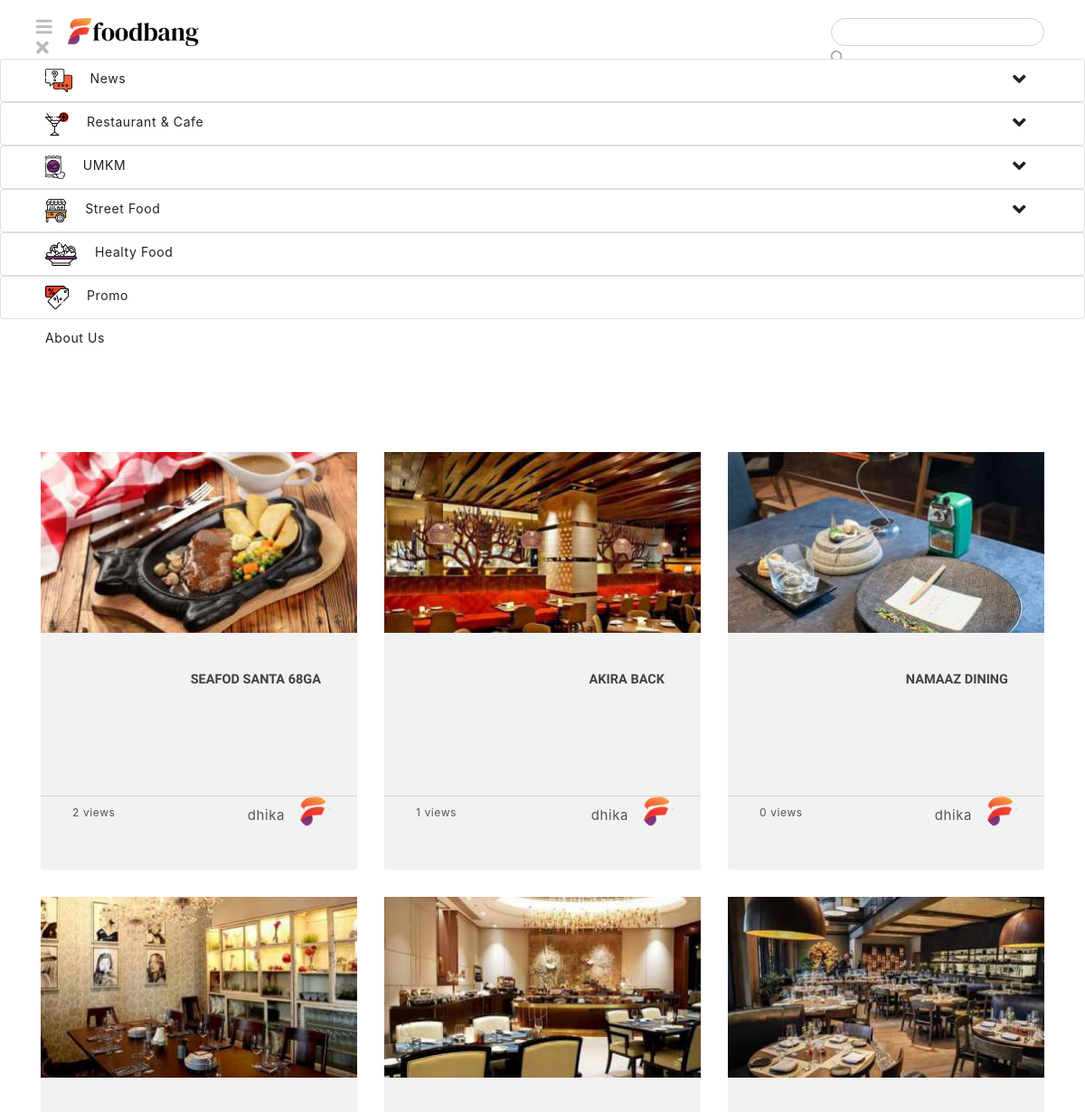
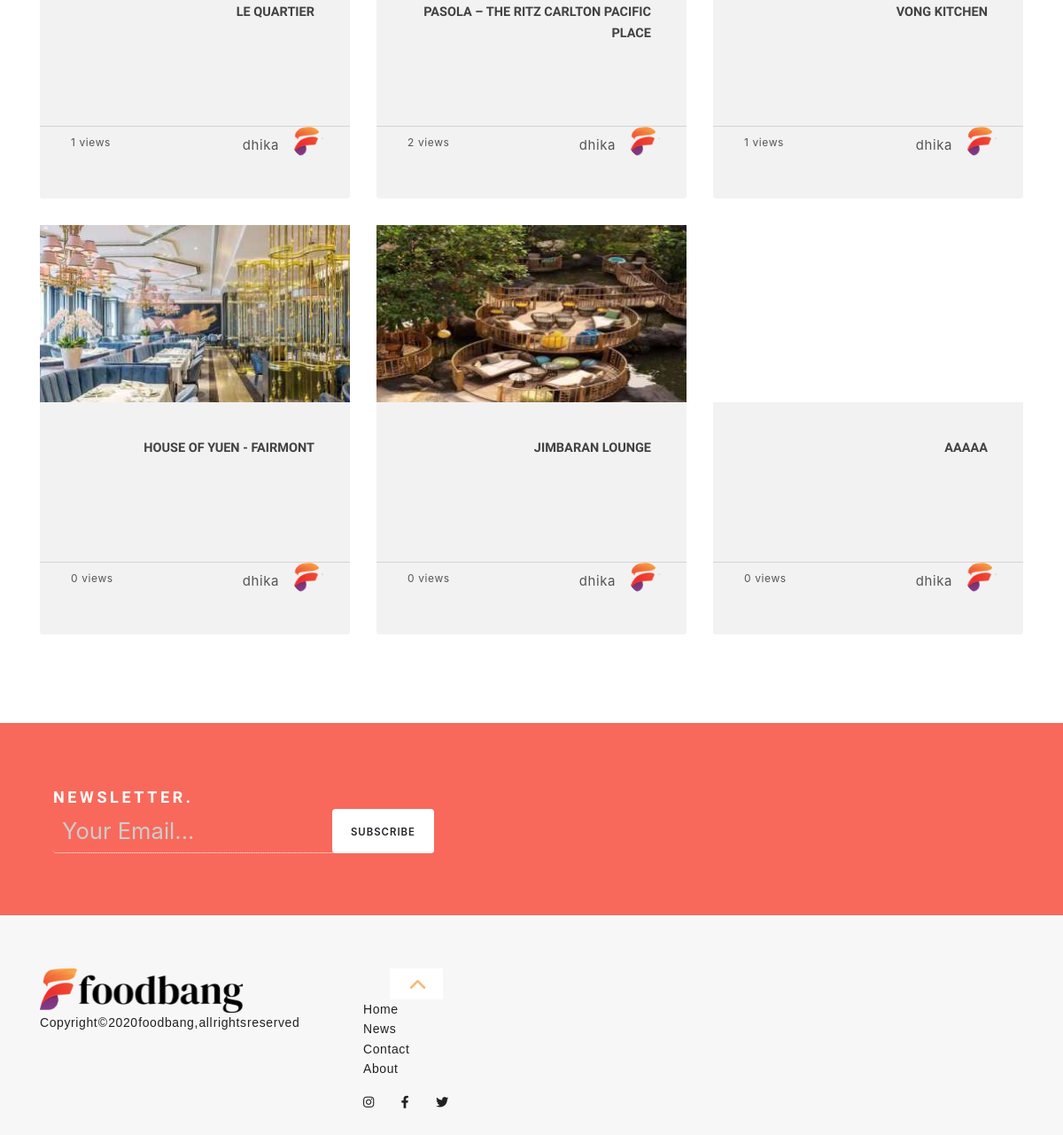
Screenshot of /category/restaurant with the database file from the repository (2 pictures, top to bottom).
### tables this page shows
CREATE TABLE `tbl_post` (
  `post_id` int(11) NOT NULL,
  `post_title` varchar(250) DEFAULT NULL,
  `post_description` text DEFAULT NULL,
  `post_description_title` varchar(255) NOT NULL,
  `post_contents` longtext DEFAULT NULL,
  `post_image` varchar(255) DEFAULT NULL,
  `post_image_desc` varchar(255) NOT NULL,
  `post_date` timestamp NULL DEFAULT current_timestamp(),
  `post_last_update` datetime DEFAULT NULL,
  `post_type_id` int(11) NOT NULL,
  `post_category_id` int(11) DEFAULT NULL,
  `post_subcategory_id` int(11) NOT NULL,
  `post_tags` varchar(225) DEFAULT NULL,
  `post_slug` varchar(250) DEFAULT NULL,
  `post_feature_article` int(11) NOT NULL,
  `post_city_id` int(11) NOT NULL,
  `post_location_id` int(11) NOT NULL,
  `post_halal_id` int(11) NOT NULL,
  `post_additional_id` int(11) NOT NULL,
  `post_status` int(11) DEFAULT NULL COMMENT '1=Publish, 0=Unpublish',
  `post_views` int(11) DEFAULT 0,
  `post_user_id` int(11) DEFAULT NULL,
  `post_detail_id` varchar(255) NOT NULL,
  `email_news_update` int(11) DEFAULT NULL
);

CREATE TABLE `tbl_user` (
  `user_id` int(11) NOT NULL,
  `user_name` varchar(100) DEFAULT NULL,
  `user_email` varchar(60) DEFAULT NULL,
  `user_password` varchar(40) DEFAULT NULL,
  `user_level` varchar(10) DEFAULT NULL,
  `user_status` varchar(10) DEFAULT '1',
  `user_photo` varchar(40) DEFAULT NULL
);

### application/controllers/Category.php (called while the page is built, shortened)
<?php
class Category extends CI_Controller{
	function __construct(){
		$this->load->model('Category_model','category_model');
		$this->load->model('Visitor_model','visitor_model');
		$this->load->model('Blog_model','blog_model');
		$this->load->model('Site_model','site_model');
        $this->load->helper('text');
	}
	function detail($slug){
		$data=$this->category_model->get_blog_by_category($slug);
		if($data->num_rows() > 0){
			$q=$data->row_array();
			$category_id=$q['category_id'];
			$kategori_nama=$q['category_name'];
			$jum=$data;
	        $page=$this->uri->segment(3);
	        if(!$page):
	            $off = 0;
	        else:
	            $off = $page;
	        endif;
	        $limit=9;
	        $offset = $off > 0 ? (($off - 1) * $limit) : $off;
	        $config['base_url'] = base_url() . 'category/'.$slug.'/';
	        $config['total_rows'] = $jum->num_rows();
	        $config['per_page'] = $limit;
	        $config['uri_segment'] = 3;
	        $config['use_page_numbers']=TRUE;
	        $config['full_tag_open']    = '<div class="row"><nav class="page-pagination mt-60"><ul class="page-numbers">';
	        $config['full_tag_close']   = '</ul></nav></div>';
	        $config['num_tag_open']     = '<li><span class="page-numbers">';
	        $config['num_tag_close']    = '</span></li>';
	        $config['cur_tag_open']     = '<li><span class="page-numbers current">';
	        $config['cur_tag_close']    = '<span class="sr-only">(current)</span></span></li>';
	        $config['next_tag_open']    = '<li><span class="page-numbers">';
	        $config['next_tagl_close']  = '<span aria-hidden="true">&raquo;</span></span></li>';
	        $config['prev_tag_open']    = '<li><span class="page-numbers">';
	        $config['prev_tagl_close']  = '</span>Next</li>';
	        $config['first_tag_open']   = '<li><span class="page-numbers">';
	        $config['first_tagl_close'] = '</span></li>';
	        $config['last_tag_open']    = '<li><span class="page-numbers">';
	        $config['last_tagl_close']  = '</span></li>';
		    $config['first_link'] = '<';
		    $config['last_link'] = '>';
		    $config['next_link'] = '>>';
		    $config['prev_link'] = '<<';
	        $this->pagination->initialize($config);
	        $x['page'] =$this->pagination->create_links();
			$x['data']=$this->category_model->blog_category_perpage($category_id,$offset,$limit);
			$x['judul']= $kategori_nama;
			$x['description']= "Kumpulan artikel ".$kategori_nama." yang bermanfaat untuk menambah wawasan Anda.";
			if(empty($this->uri->segment(3))){
				$next_page=2;
				$x['canonical']=site_url('category/'.$slug);
				$x['url_prev']="";
			}elseif($this->uri->segment(3)=='1'){
				$next_page=2;
				$x['canonical']=site_url('category/'.$slug);
				$x['url_prev']=site_url('category/'.$slug);
			}elseif($this->uri->segment(3)=='2'){
				$next_page=$this->uri->segment(3)+1;
				$x['canonical']=site_url('category/'.$slug.'/'.$this->uri->segment(3));
				$x['url_prev']=site_url('category/'.$slug);
			}else{
				$next_page=$this->uri->segment(3)+1;
				$prev_page=$this->uri->segment(3)-1;
				$x['canonical']=site_url('category/'.$slug.'/'.$this->uri->segment(3));
				$x['url_prev']=site_url('category/'.$slug.'/'.$prev_page);
			}
			$x['url_next']=site_url('category/'.$slug.'/'.$next_page);
			$x['populer_post'] = $this->blog_model->get_popular_post();
			$site_info = $this->db->get('tbl_site', 1)->row();
			$v['logo'] =  $site_info->site_logo_header;
			$x['icon'] = $site_info->site_favicon;
			$x['site_image'] = $site_info->site_logo_big;
			$x['header'] = $this->load->view('header',$v,TRUE);
			$x['footer'] = $this->load->view('footer','',TRUE);
			$site = $this->site_model->get_site_data()->row_array();
			$x['site_name'] = $site['site_name'];
			$x['site_twitter'] = $site['site_twitter'];
			$this->load->view('blog_category_view',$x);
		}else{
			redirect('blog');
		}
	}
}

### index.php (called while the page is built, shortened)
<?php
require_once BASEPATH.'core/CodeIgniter.php';

### application/models/Category_model.php (called while the page is built, shortened)
<?php
class Category_model extends CI_Model
{
    public function get_blog_by_category($slug)
    {
        $query = $this->db->query("SELECT tbl_post.*,tbl_category.*,user_name,user_photo FROM
			tbl_post LEFT JOIN tbl_category ON post_category_id=category_id
			LEFT JOIN tbl_user ON post_user_id=user_id WHERE category_slug='$slug'");
        return $query;
    }
    public function blog_category_perpage($category_id, $offset, $limit)
    {
        $query = $this->db->query("SELECT tbl_post.*,tbl_category.*,user_name,user_photo FROM
			tbl_post LEFT JOIN tbl_category ON post_category_id=category_id
			LEFT JOIN tbl_user ON post_user_id=user_id
			WHERE category_id='$category_id' LIMIT $offset,$limit");
        return $query;
    }
}

### application/views/blog_category_view.php (the view, shortened to what this page needs)
<!DOCTYPE html>
<html lang="en">
	<head>
		<link rel="stylesheet" href="<?php echo base_url() . 'theme/css/bootstrap.min.css' ?>"/>
		<link rel="stylesheet" href="<?php echo base_url() . 'theme/css/style.css' ?>"/>
		<link rel="stylesheet" href="<?php echo base_url() . 'theme/css/padding-margin.css' ?>"/>
		<link rel="stylesheet" href="<?php echo base_url() . 'assets/plugins/fontawesome/css/all.css' ?>"/>
	</head>
	<body class="content-animate">
		<div id="top" class="page">
			<?php echo $header; ?>
			<main class="cd-main-content mt-100">
				<section class="page-section small-section">
					<div class="container relative">
						<div class="row multi-columns-row">
								<?php foreach ($data->result() as $row): ?>
								<div class="col-md-4 col-sm-6 mb-30 wow fadeIn">
									<article>
										<a class="articles-card" href="<?php echo site_url('blog/' . $row->post_slug); ?>" title="">
											<div class="card-wrap">
												<div class="card-image">
													<div class="article-thumbnail" data-background="<?php echo base_url() . 'assets/images/thumb/' . $row->post_image; ?>"></div>
												</div>
												<div class="card-body text-right">
													<h2 class="heading6 lp-0 mt-0 font-face1 text-right"><?php echo $row->post_title; ?></h2>
												</div>
												<div class="card-footer">
													<div class="article_author">
														<div class="portrait" data-background="<?php echo base_url() . 'assets/images/' . $row->user_photo; ?>"></div>
														<div class="author light-text"><?php echo $row->user_name; ?></div>
													</div>
												</div>
											</div>
										</a>
										<div class="like light-text"><a href="javascript:void(0)"></a> <?php echo $row->post_views . ' views'; ?></div>
									</article>
								</div>
								<?php endforeach;?>
						</div>
					</div>
				</section>
				<section  class="page-section subscribe-section small-section">
					<div class="container">
						<div class="row">
							<div class="col-md-10 col-md-offset-1">
								<div class="form-subscribe mb-50 mb-sm-0">
									<div class="col-sm-6 mb-sm-40">
										<h2 class="heading5 mt-0 font-face1 white-color fw700 mb-0" >Newsletter.</h2>
									</div>
									<div class="col-sm-6">
										<form class="form-inline" action="<?php echo site_url('subscribe'); ?>" method="post">
											<div class="form-group">
												<input type="email" name="email" required placeholder="Your Email..." class="form-control">
												<button type="submit" class="btn btn-subscribe">Subscribe</button>
											</div>
										</form>
									</div>
								</div>
							</div>
						</div>
					</div>
				</section>
				<?php echo $footer; ?>
				</main>
		</div>
	</body>
</html>

### theme/css/padding-margin.css (style rules this page uses)
.mt-0 { margin-top:0!important }
.mt-100 { margin-top:100px }
.mb-0 { margin-bottom:0!important }
.mb-30 { margin-bottom:30px }
.mb-50 { margin-bottom:50px }

### rows the page displays
tbl_post: shows a picture, post_title "SEAFOD SANTA 68GA", tbl_user.user_name "dhika", post_views "2"
tbl_post: shows a picture, post_title "AKIRA BACK", tbl_user.user_name "dhika", post_views "1"
tbl_post: shows a picture, post_title "NAMAAZ DINING", tbl_user.user_name "dhika", post_views "0"
tbl_post: shows a picture, post_title "LE QUARTIER", tbl_user.user_name "dhika", post_views "1"
tbl_post: shows a picture, post_title "PASOLA – THE RITZ CARLTON PACIFIC PLACE", tbl_user.user_name "dhika", post_views "2"
tbl_post: shows a picture, post_title "VONG KITCHEN", tbl_user.user_name "dhika", post_views "1"
tbl_post: shows a picture, post_title "HOUSE OF YUEN - FAIRMONT", tbl_user.user_name "dhika", post_views "0"
tbl_post: shows a picture, post_title "JIMBARAN LOUNGE", tbl_user.user_name "dhika", post_views "0"
tbl_post: post_title "AAAAA", tbl_user.user_name "dhika", post_views "0"
